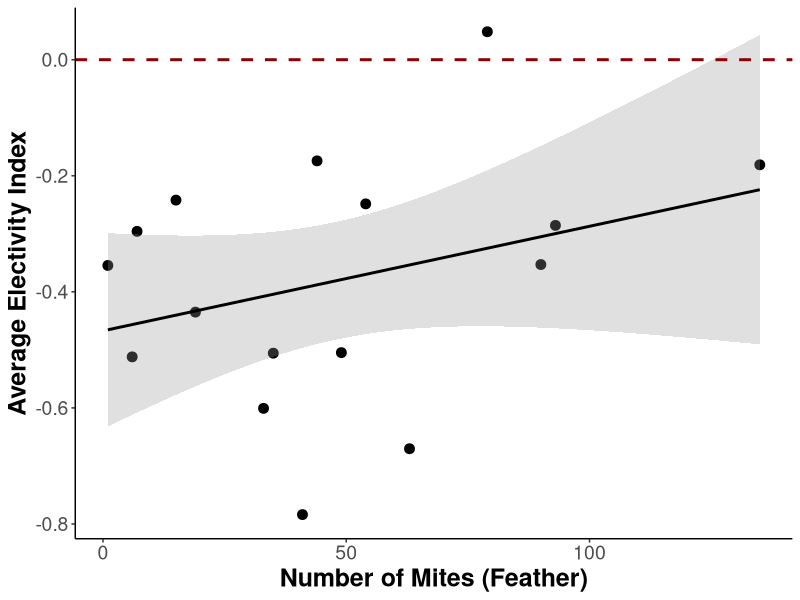
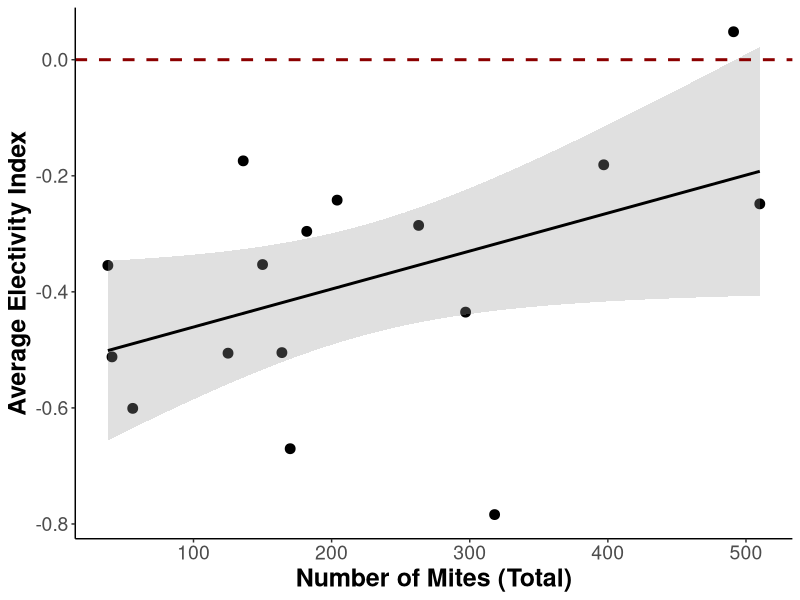
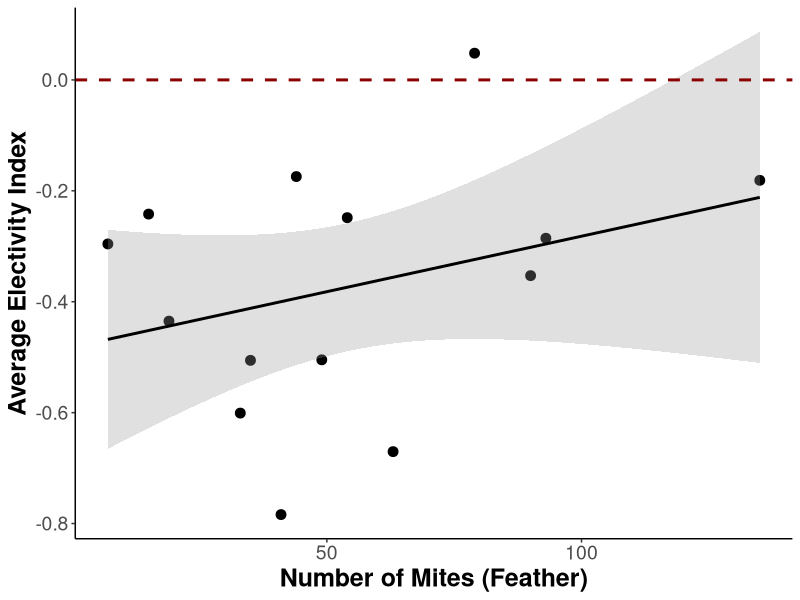
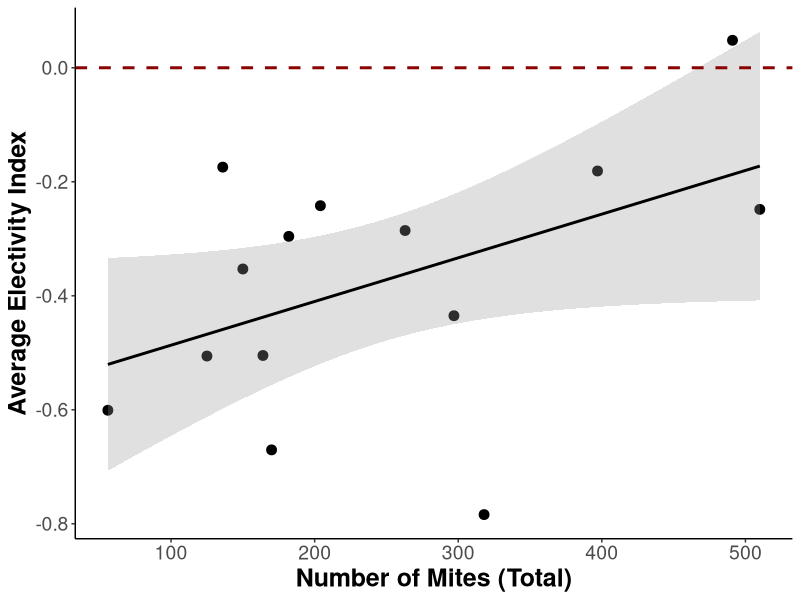

Here is the R script that generated these plots, in order:
### Density-dependent selection 16S data
### Alix Matthews
### 2023 May 22

### R version 4.2.3 (2023-03-15) -- "Shortstop Beagle"

### OS: Ubuntu 20.04.3 LTS

# 1. Set working directory and load libraries ####
setwd("~/Desktop/Alix/20220523_16S/AHPCC/01_qiime_20221004/08_R/dietr/20230501/electivity_20230522")

library(dplyr) # 1.0.10
library(ggplot2) # 3.3.6
library(ggthemes) # 4.2.4


# 2. Genus V-S selection ####
## 2.1. Load data ####

# Curation steps of this file: This file consists of the top 10 most abundant ASVs that are available. From this file used for dietR analyses (`16S_grouped-filtered-decontam-bio_samples-silva-level-6_nomissing_relabun_curated_MaAsLin2_dietr_paired_available.csv`), I calculated the sum of each column (ASV). I then copied/paste-transposed these values and their associated ASV into a new datasheet. I sorted the output to find the top 10 with the highest overall abundance value. I took those associated ASV identities and search for them in the `genus_vs_long.csv` file I created in the `dietR_16S_20230502.R` script. Then I copied over the associated V-S value for each of those top 10 ASVs into a reduced metadata file which is what is loaded here.

electivity_db_top10avail <- read.csv("16S_electivity_top10avail_20230522.csv", header = TRUE)
str(electivity_db_top10avail)
electivity_db_top10avail[,c(4:5, 7:17)] <- sapply(electivity_db_top10avail[,c(4:5, 7:17)],as.numeric)

# View(electivity_db_top10avail)

# count number of NAs per sample and output the ones with more than 5 NAs (not including 5)
which(rowSums(is.na(electivity_db_top10avail)) > 5 )

# find ID of those samples, out of curiosity
electivity_db_top10avail$sample.id[12] # PM22
electivity_db_top10avail$sample.id[13] # PM23

# remove those outliers
electivity_db_top10avail_nooutliers <- electivity_db_top10avail[-c(12,13),]

## 2.2 Stats ####

### 2.2.1. Check normality of residuals on the models ####

m1 <- lm(VS_electivity_AVERAGE~num_mites_feather, data = electivity_db_top10avail)
err <- resid(m1)
shapiro.test(err) # W = 0.98588, p-value = 0.9935, normal

m2 <- lm(VS_electivity_AVERAGE~num_mites_total, data = electivity_db_top10avail)
err2 <- resid(m2)
shapiro.test(err2) # W = 0.93758, p-value = 0.3205, normal

m3 <- lm(VS_electivity_AVERAGE~num_mites_feather, data = electivity_db_top10avail_nooutliers)
err3 <- resid(m3)
shapiro.test(err3) # W = 0.98234, p-value = 0.9861, normal

m4 <- lm(VS_electivity_AVERAGE~num_mites_total, data = electivity_db_top10avail_nooutliers)
err4 <- resid(m4)
shapiro.test(err4) # W = 0.9428, p-value = 0.4554, normal

### 2.2.2. GLMs ####
mod1 <- glm(VS_electivity_AVERAGE~num_mites_feather, data = electivity_db_top10avail)
summary(mod1) # t14 = 1.250, p = 0.232

mod1.sex.age.int <- glm(VS_electivity_AVERAGE~num_mites_feather + bird_sex*bird_age, data = electivity_db_top10avail)
summary(mod1.sex.age.int) # all NS, so remove interaction

mod1.sex.age.add <- glm(VS_electivity_AVERAGE~num_mites_feather + bird_sex*bird_age, data = electivity_db_top10avail)
summary(mod1.sex.age.add) # mite effect: t11 = 1.242, p = 0.23992



mod2 <- glm(VS_electivity_AVERAGE~num_mites_total, data = electivity_db_top10avail)
summary(mod2) # t14 = 1.928, p = 0.0744

mod2.sex.age.int <- glm(VS_electivity_AVERAGE~num_mites_total + bird_sex*bird_age, data = electivity_db_top10avail)
summary(mod2.sex.age.int) # all NS, so remove interaction

mod2.sex.age.add <- glm(VS_electivity_AVERAGE~num_mites_total + bird_sex*bird_age, data = electivity_db_top10avail)
summary(mod2.sex.age.add) # mite effect: t11 = 1.519, p = 0.15694



mod3 <- glm(VS_electivity_AVERAGE~num_mites_feather, data = electivity_db_top10avail_nooutliers)
summary(mod3) # t12 = 1.152, p = 0.27166

mod3.sex.age.int <- glm(VS_electivity_AVERAGE~num_mites_feather + bird_sex*bird_age, data = electivity_db_top10avail_nooutliers)
summary(mod3.sex.age.int) # all NS, so remove interaction

mod3.sex.age.add <- glm(VS_electivity_AVERAGE~num_mites_feather + bird_sex*bird_age, data = electivity_db_top10avail_nooutliers)
summary(mod3.sex.age.int) # mite effect: t9 = 1.077, p = 0.30938



mod4 <- glm(VS_electivity_AVERAGE~num_mites_total, data = electivity_db_top10avail_nooutliers)
summary(mod4) # t14 = 1.879, p = 0.084734

mod4.sex.age.int <- glm(VS_electivity_AVERAGE~num_mites_total + bird_sex*bird_age, data = electivity_db_top10avail_nooutliers)
summary(mod4.sex.age.int) # all NS, so remove interaction

mod4.sex.age.add <- glm(VS_electivity_AVERAGE~num_mites_total + bird_sex*bird_age, data = electivity_db_top10avail_nooutliers)
summary(mod4.sex.age.add) # mite effect: t9 = 1.341, p = 0.21263


## 2.3 Plotting ####

### 2.3.1. VS_electivity_AVERAGE~num_mites_feather (mod1) ####
ggplot(electivity_db_top10avail, aes(y = VS_electivity_AVERAGE, x = num_mites_feather)) +
  geom_point(size = 3, col = "black") +
  geom_smooth(method = glm, colour = "black", alpha = 0.3, se = TRUE) +
  xlab("Number of Mites (Feather)") +
  ylab("Average Electivity Index") +
  theme_classic() +
  theme(axis.text = element_text(size = 14),
        axis.title = element_text(size = 18, face = "bold")) +
  geom_hline(yintercept = 0,linetype = "dashed", color="darkred", size = 1)

# save as A6  


### 2.3.2. VS_electivity_AVERAGE~num_mites_total (mod2) ####
ggplot(electivity_db_top10avail, aes(y = VS_electivity_AVERAGE, x = num_mites_total)) +
  geom_point(size = 3, col = "black") +
  geom_smooth(method = glm, colour = "black", alpha = 0.3, se = TRUE) +
  xlab("Number of Mites (Total)") +
  ylab("Average Electivity Index") +
  theme_classic() +
  theme(axis.text = element_text(size = 14),
        axis.title = element_text(size = 18, face = "bold")) +
  geom_hline(yintercept = 0,linetype = "dashed", color="darkred", size = 1)

# save as A6  


### 2.3.3. VS_electivity_AVERAGE~num_mites_feather, no outliers (mod3) ####
ggplot(electivity_db_top10avail_nooutliers, aes(y = VS_electivity_AVERAGE, x = num_mites_feather)) +
  geom_point(size = 3, col = "black") +
  geom_smooth(method = glm, colour = "black", alpha = 0.3, se = TRUE) +
  xlab("Number of Mites (Feather)") +
  ylab("Average Electivity Index") +
  theme_classic() +
  theme(axis.text = element_text(size = 14),
        axis.title = element_text(size = 18, face = "bold")) +
  geom_hline(yintercept = 0,linetype = "dashed", color="darkred", size = 1)

# save as A6  



### 2.3.4. VS_electivity_AVERAGE~num_mites_total, no outliers (mod4) ####
ggplot(electivity_db_top10avail_nooutliers, aes(y = VS_electivity_AVERAGE, x = num_mites_total)) +
  geom_point(size = 3, col = "black") +
  geom_smooth(method = glm, colour = "black", alpha = 0.3, se = TRUE) +
  xlab("Number of Mites (Total)") +
  ylab("Average Electivity Index") +
  theme_classic() +
  theme(axis.text = element_text(size = 14),
        axis.title = element_text(size = 18, face = "bold")) +
  geom_hline(yintercept = 0,linetype = "dashed", color="darkred", size = 1)
